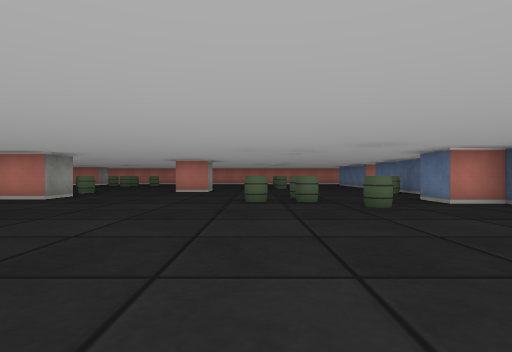
[1] (above)

19 first-person views from a walk through a cub3D maze. The camera is about half as high as the walls, looks level and sees 80° across. The floor is counted in squares. Each view is taken from the middle of a square. On the plan, view 1 faces up. The plan holds only what a view shows up to about 9 squares ahead; the rest is blank. The place goes on beyond the plan.

[2]
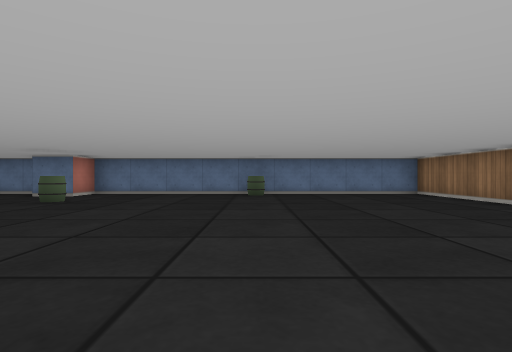

[3]
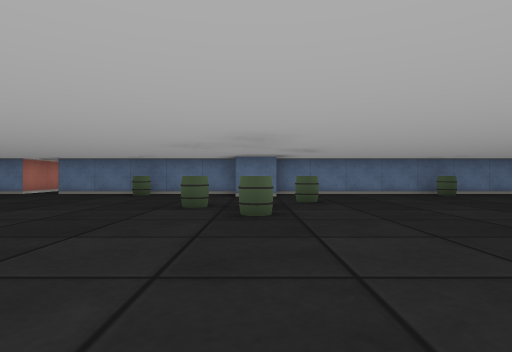

[4]
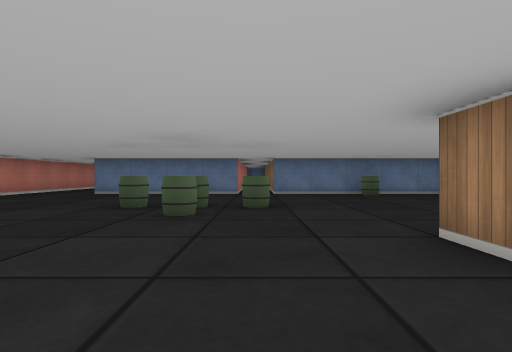

[5]
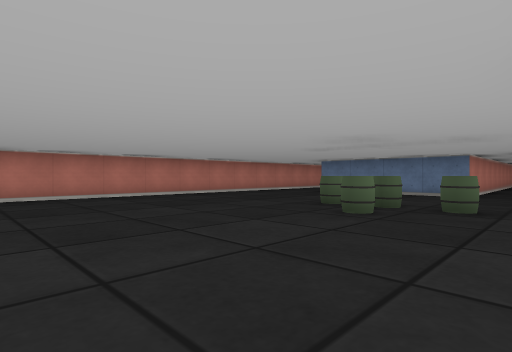

[6]
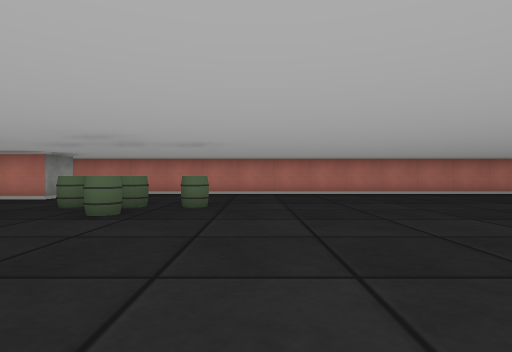

[7]
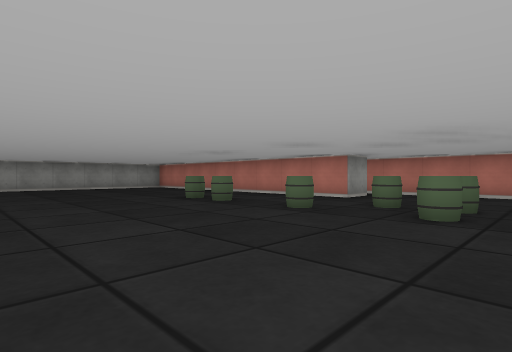

[8]
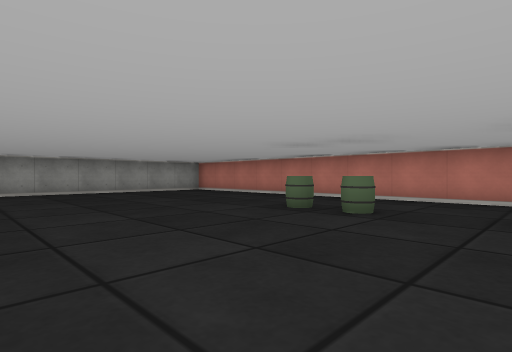

[9]
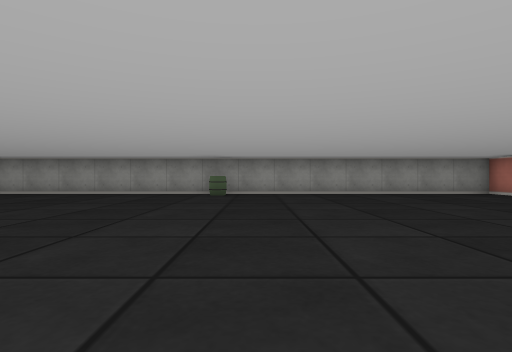

[10]
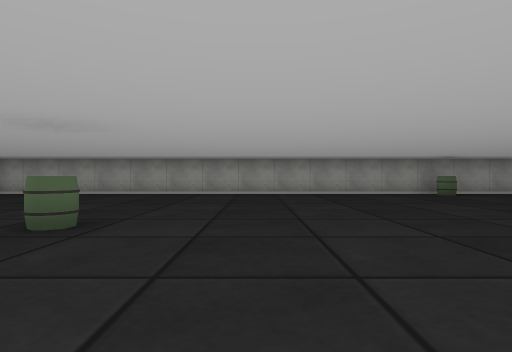

[11]
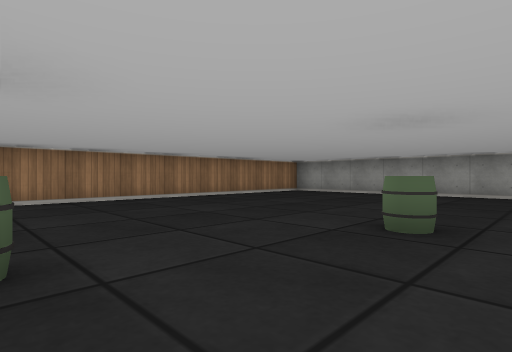

[12]
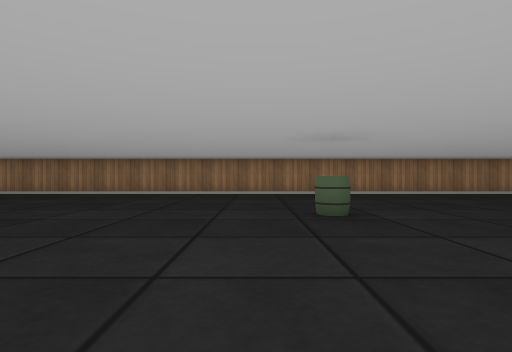

[13]
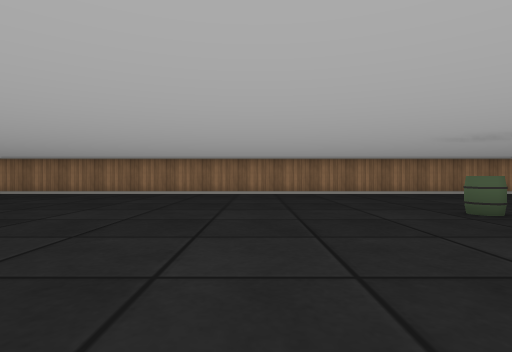

[14]
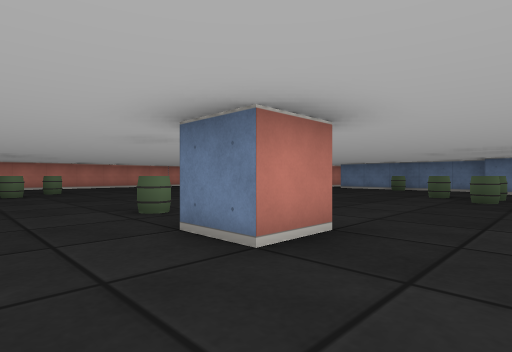

[15]
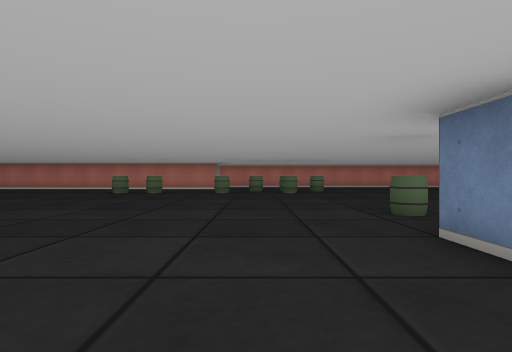

[16]
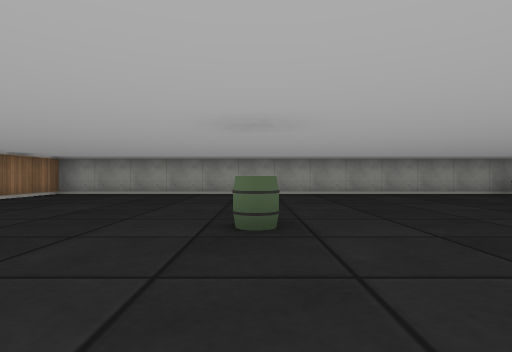

[17]
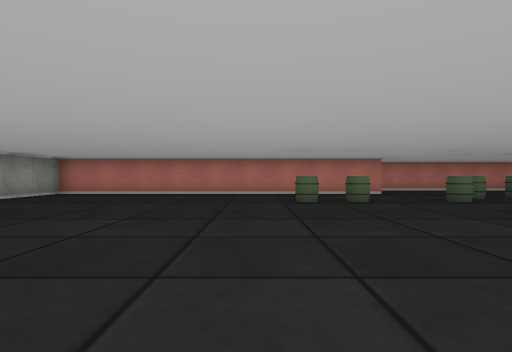

[18]
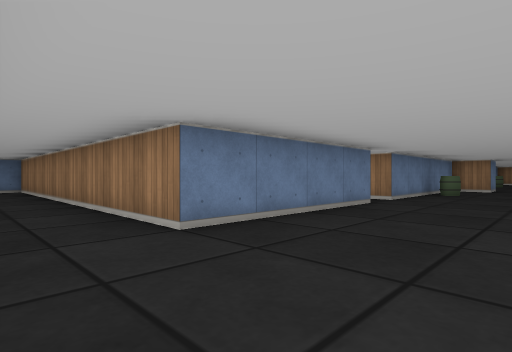

[19]
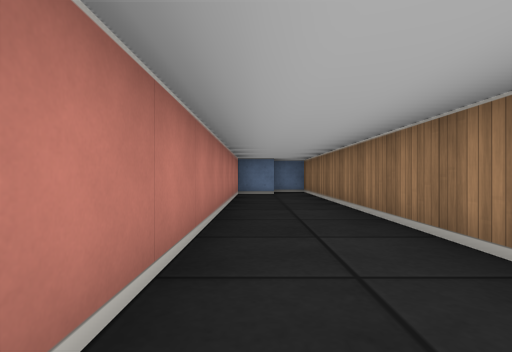

### Floor plan
Points are (right, up) in squares from view 1. A wall is a line through its corners. A room is listed if a view was taken in it or the views show most of it. See-through windows are left out.
Room 1 (views 1, 2, 3, 4, 5, 6, 7, 8, 9, 10, 11, 12, 13, 14, 15, 16, 17, 18, 19)
walls: (-4.5, 7.5) (-4.5, 6.5) (-5.5, 6.5) (-5.5, 7.5); (-2.2, 10.5) (-1.5, 10.5); (4.5, 6.5) (4.5, 11.5) (5, 11.5); (-8.5, 17.5) (-8.5, 16.5) (-17.5, 16.5) (-17.5, -3.5) (4.5, -3.5) (4.5, 5.5) (3.5, 5.5) (3.5, 6.5); (7.2, 12.5) (4.5, 12.5) (4.5, 16.5) (13.2, 16.5); (12.5, 17.5) (12.5, 18.5); (12.1, 18.5) (-9.1, 18.5)
objects: barrel (-17, 9); barrel (-12, 2); barrel (-11, 14); barrel (-10, 14); barrel (-9, 1); barrel (-8, 14); barrel (-7, 15); barrel (-6, 14); barrel (-6, 15); barrel (-5, 9); barrel (-5, 15); barrel (0, 6); barrel (0, 13); barrel (1, 6); barrel (1, 7); barrel (1, 12); barrel (1, 13); barrel (1, 14); barrel (2, 5); barrel (4, 1); barrel (4, 9)

Where each view was taken, in squares from view 1:
view 1: 0 up, 0 right, facing up
view 2: 1 up, 4 left, facing right
view 3: 6 up, 4 left, facing right
view 4: 12 up, 4 left, facing right
view 5: 11 up, 4 left, facing up-right
view 6: 10 up, 4 left, facing up
view 7: 10 up, 5 left, facing up-left
view 8: 10 up, 8 left, facing up-left
view 9: 10 up, 9 left, facing left
view 10: 4 up, 9 left, facing left
view 11: 3 up, 9 left, facing down-left
view 12: 5 up, 8 left, facing down
view 13: 5 up, 6 left, facing down
view 14: 5 up, 7 left, facing up-right
view 15: 5 up, 7 left, facing up
view 16: 2 up, 9 left, facing left
view 17: 8 up, 12 left, facing up
view 18: 18 up, 2 right, facing down-right
view 19: 18 up, 4 right, facing right
